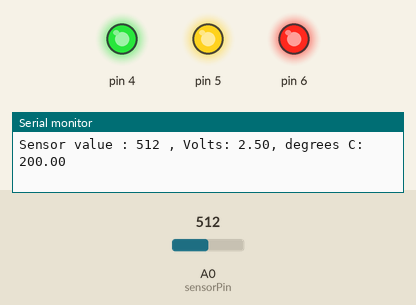
Simulated run of this sketch. Board: Arduino Uno, built with avr-gcc and run on an emulated ATmega328P. Parts: output pins drawn as LEDs (lit = HIGH), the last lines printed to the serial monitor. The test bench sets the inputs (shaded band); at power-on: A0 (sensorPin) = 512.

Above: at 1.2 s.
1.3 s: A0 (sensorPin) set to 170
4.3 s: A0 (sensorPin) set to 155
At 5.1 s:
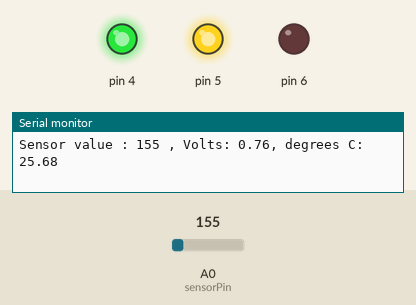
5.8 s: A0 (sensorPin) set to 122
At 7.0 s:
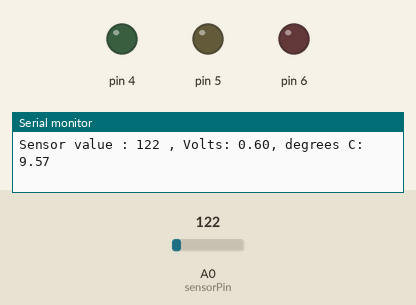
7.3 s: A0 (sensorPin) set to 306
At 8.5 s:
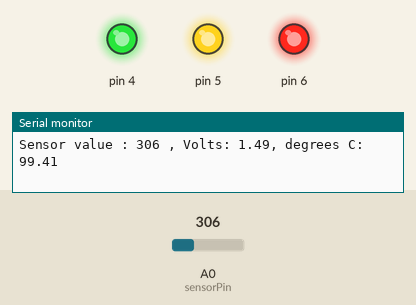
Timing chart, 0 to 10.3 s (numbered marks = the images above; inputs shaded):
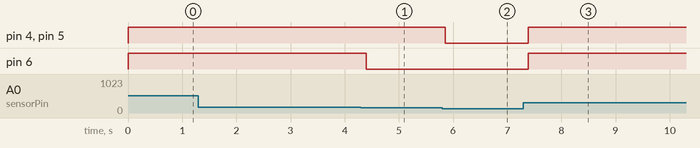

Measured:
- the behaviour switches between 156 and 155 on A0 (sensorPin) (found by bisection; images 0 and 1)
- after the input at 4.3 s, pin 6: HIGH → LOW after 0.09 s
- after the input at 5.8 s, pin 4, pin 5: HIGH → LOW after 0.05 s
- after the input at 7.3 s, pin 4–6: LOW → HIGH after 0.09 s

The sketch:

sketch.ino
```cpp
const int sensorPin = A0;
const float baselineTemp = 20.0;

void setup() {
  // put your setup code here, to run once:
  Serial.begin(9600);

  for (int pinNumber = 4; pinNumber < 7; pinNumber ++) {
    pinMode(pinNumber, OUTPUT);
    digitalWrite(pinNumber, LOW);
  }

}

void loop() {
  // put your main code here, to run repeatedly:
  int sensorVal = analogRead(sensorPin);

  Serial.print("Sensor value : ");
  Serial.print(sensorVal);

  float voltage = (sensorVal/1024.0) * 5.0;

  Serial.print(" , Volts: ");
  Serial.print(voltage);

  Serial.print(", degrees C: ");
  float temperature = ( voltage - .5) * 100;
  Serial.println(temperature);

  if (temperature < baselineTemp+2){
    digitalWrite(4, LOW);
    digitalWrite(5, LOW);
    digitalWrite(6, LOW);
  }
  else if(temperature >= baselineTemp+2 && temperature < baselineTemp+4){
    digitalWrite(4, HIGH);
    digitalWrite(5, LOW);
    digitalWrite(6, LOW);

  }
  else if(temperature >= baselineTemp+4 && temperature < baselineTemp+6){
    digitalWrite(4, HIGH);
    digitalWrite(5, HIGH);
    digitalWrite(6, LOW);

  }
  else if(temperature >= baselineTemp+6){
    digitalWrite(4, HIGH);
    digitalWrite(5, HIGH);
    digitalWrite(6, HIGH);

  }
  delay(1);

}
```
